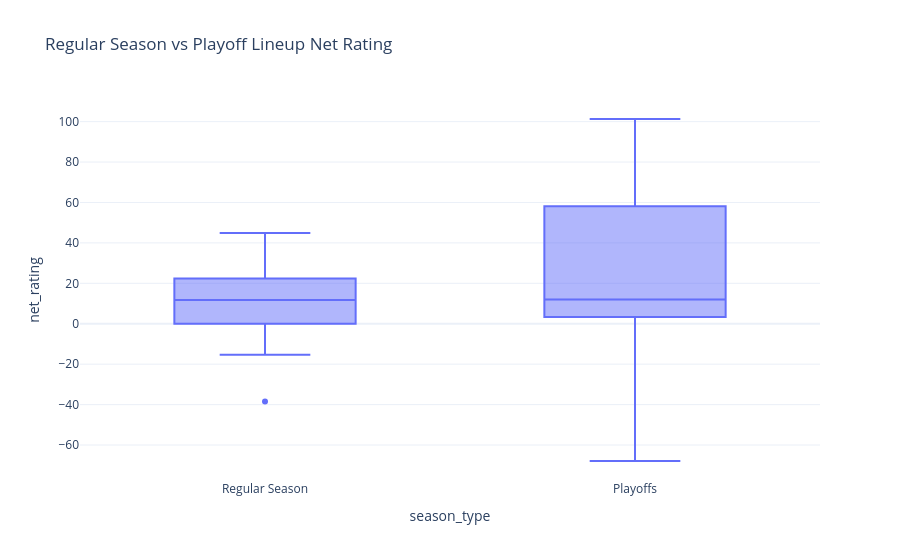

The notebook cell saved with this chart:
### Markdown cell above
### Playoff Performance Delta Interpretation

This visualization measures how lineup performance changed from the regular season to the playoffs.

Each point represents a lineup combination, with:
- x-axis representing minute changes
- y-axis representing net rating changes

Key observations:
- Some lineups experienced improved performance despite reduced playoff usage.
- Several heavily utilized regular season lineups saw declines in postseason efficiency.
- A subset of playoff lineups demonstrated strong defensive improvements under postseason conditions.

This analysis helps identify lineup survivability and adaptability during playoff basketball.

### Code cell
fig = px.box(
    lineup_comparison,
    x="season_type",
    y="net_rating",
    title="Regular Season vs Playoff Lineup Net Rating",
    template="plotly_white"
)

fig.show()

### Figure 1 — Plotly figure (JSON) as saved in the notebook; plotly's stock layout.template omitted (floating-point values rounded to 4 significant figures)
{"data": [{"alignmentgroup": "True", "hovertemplate": "season_type=%{x}<br>net_rating=%{y}<extra></extra>", "legendgroup": "", "marker": {"color": "#636efa"}, "name": "", "notched": false, "offsetgroup": "", "orientation": "v", "showlegend": false, "type": "box", "x": ["Regular Season", "Regular Season", "Regular Season", "Regular Season", "Regular Season", "Regular Season", "Regular Season", "Regular Season", "Regular Season", "Regular Season", "Regular Season", "Regular Season", "Regular Season", "Regular Season", "Regular Season", "Regular Season", "Regular Season", "Regular Season", "Regular Season", "Regular Season", "Regular Season", "Regular Season", "Regular Season", "Regular Season", "Regular Season", "Regular Season", "Playoffs", "Playoffs", "Playoffs", "Playoffs", "Playoffs", "Playoffs", "Playoffs", "Playoffs", "Playoffs", "Playoffs", "Playoffs", "Playoffs", "Playoffs", "Playoffs"], "x0": " ", "xaxis": "x", "y": [2.3, 16.3, -0.6, -1.4, 0.0, 24.0, 2.7, 8.9, 17.8, -14.4, 27.7, -8.2, 0.0, 12.3, 25.2, -15.3, 32.2, 41.1, 12.4, 7.9, 22.4, 11.2, 18.9, -38.5, 21.8, 44.9, 9.9, 9.3, 59.5, 14.0, 101.3, 58.1, 22.8, -12.4, 3.4, -67.9, -30.0, 9.0, 26.3, 65.4], "y0": " ", "yaxis": "y"}], "layout": {"boxmode": "group", "legend": {"tracegroupgap": 0}, "title": {"text": "Regular Season vs Playoff Lineup Net Rating"}, "xaxis": {"anchor": "y", "domain": [0, 1], "title": {"text": "season_type"}}, "yaxis": {"anchor": "x", "domain": [0, 1], "title": {"text": "net_rating"}}}}
